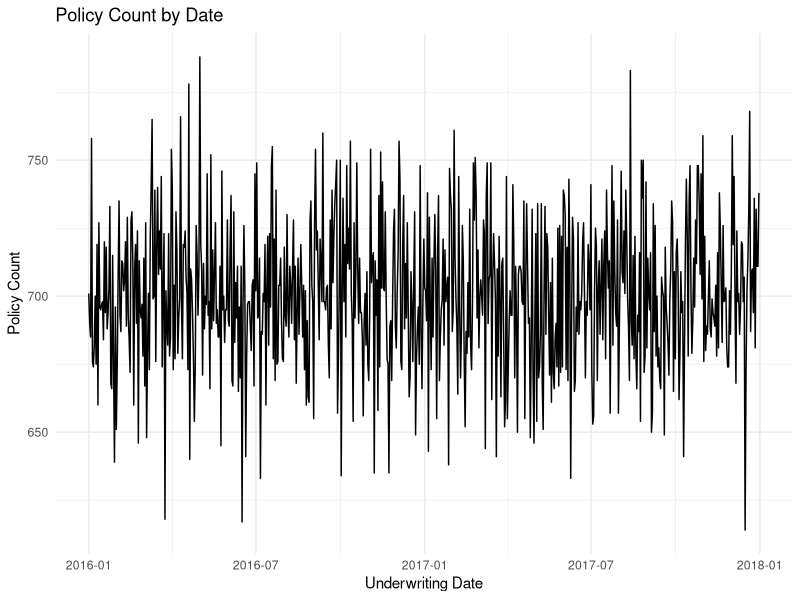
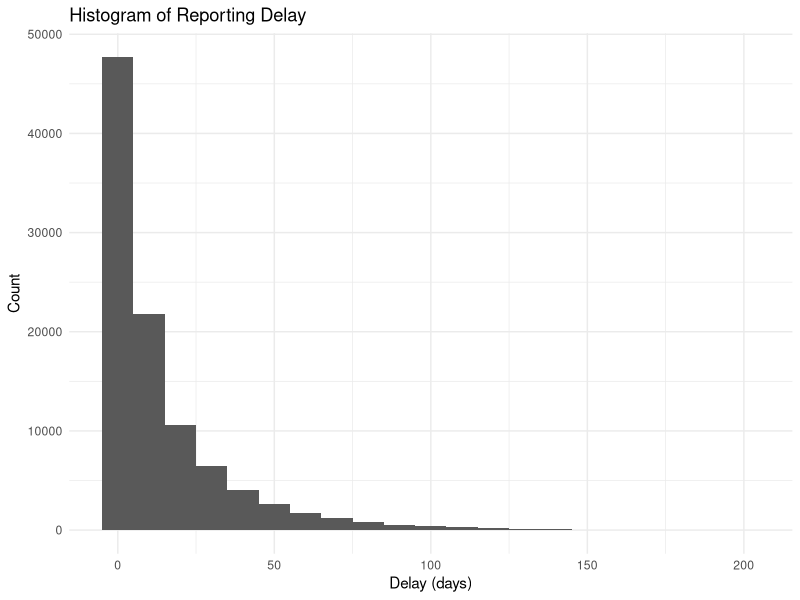
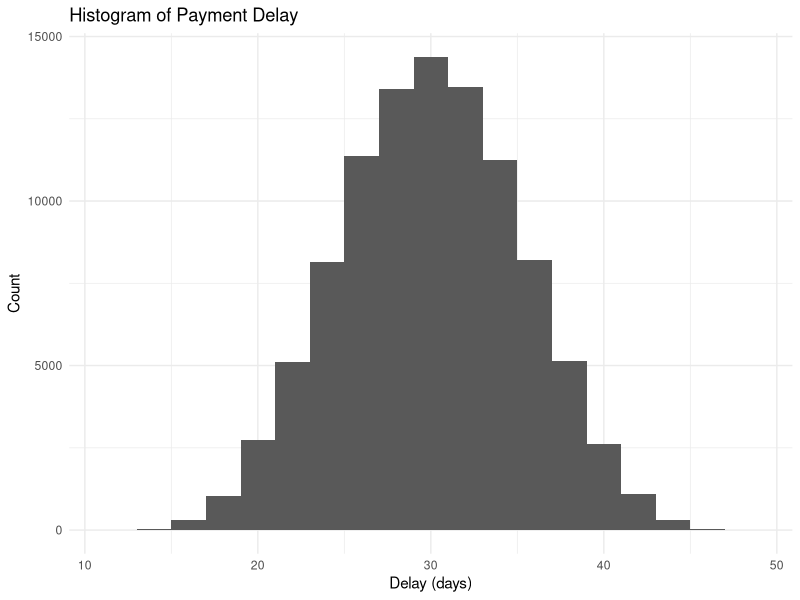
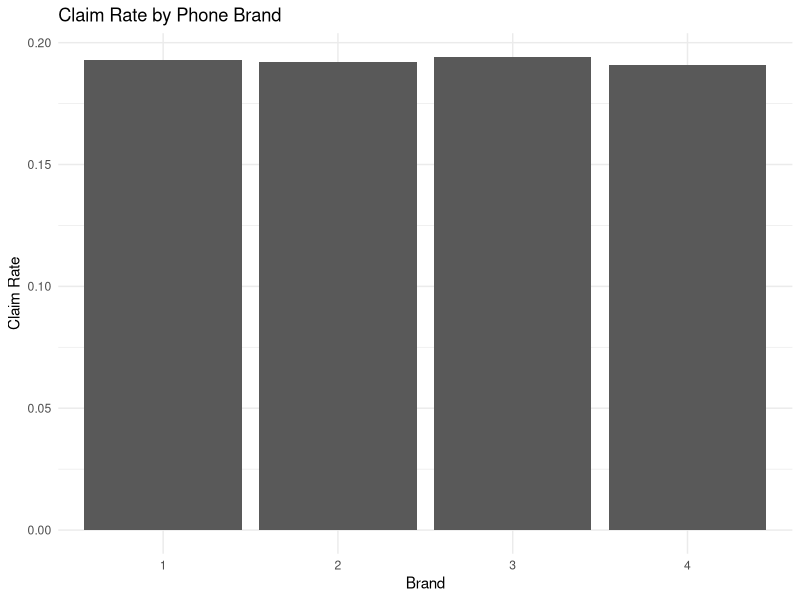
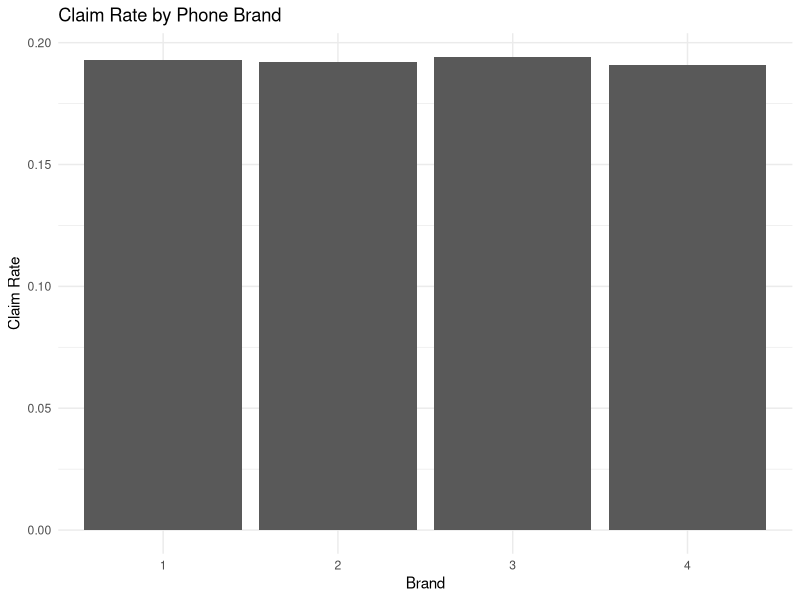
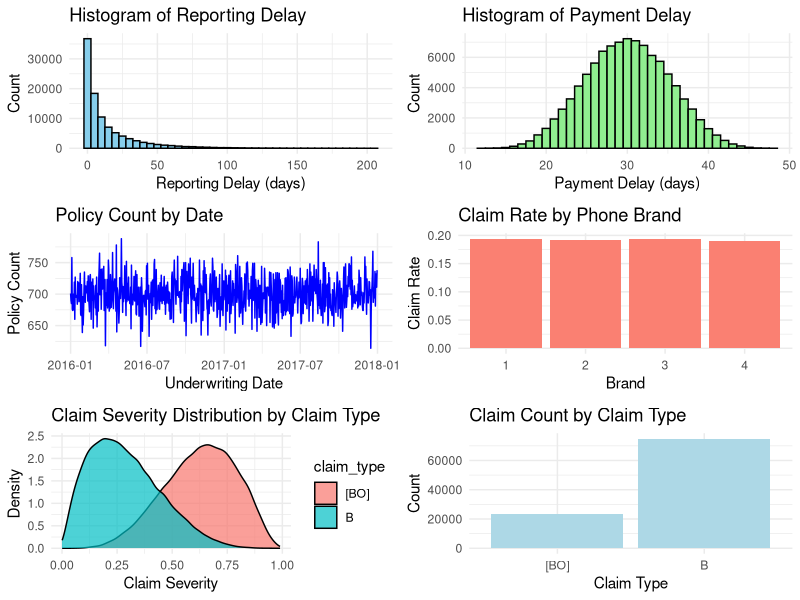
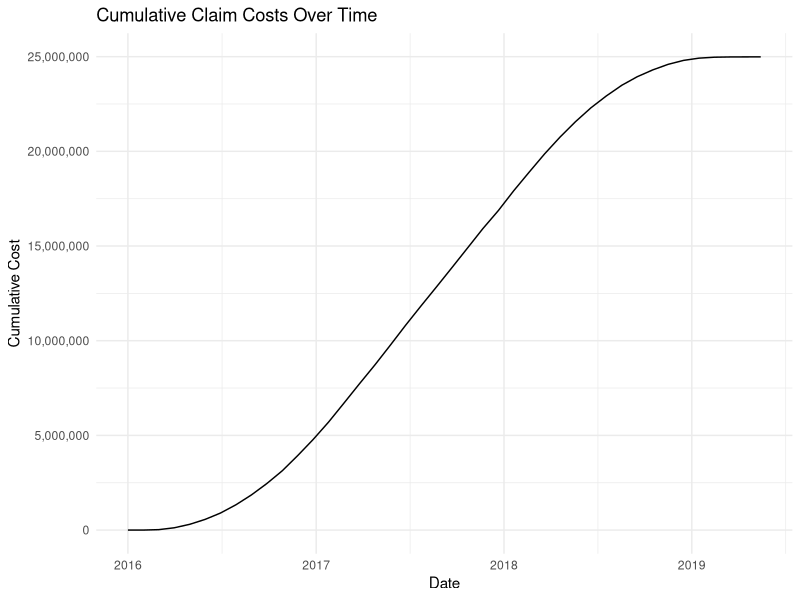

Write the R code that produced these figures, in order.
# Step 1: Set up the environment
library(data.table)
library(magrittr)
library(lubridate)
library(ggplot2)
library(cowplot)
library(kableExtra)

# Step 2: Create Policy Dataset

# a. Generate policy dates
dt_policydates <- data.table(date_UW = seq(as.Date("2016/1/1"), as.Date("2017/12/31"), by = "day"))

# Generate policy counts
dt_policydates[, policycount := rpois(.N, 700)]

# Calculate lapse date and exposure days
dt_policydates[, ':='(
  date_lapse = date_UW %m+% years(1),
  expodays = as.integer(date_UW %m+% years(1) - date_UW)
)]

# Create policy prefix
dt_policydates[, pol_prefix := year(date_UW)*10000 + month(date_UW)*100 + mday(date_UW)]

# b. Add policy coverage types
dt_policydates[, ':='(
  Cover_B = round(policycount * 0.25),
  Cover_BO = round(policycount * 0.45)
)]
dt_policydates[, Cover_BOT := policycount - Cover_B - Cover_BO]

# Verify the results
print(head(dt_policydates))

# c. Create policy transaction file
dt_policy <- dt_policydates[rep(1:.N, policycount)]
dt_policy[, pol_seq := seq_len(.N), by = .(date_UW)]
dt_policy[, pol_number := as.character(pol_prefix * 10000 + pol_seq)]

# Assign coverage types
dt_policy[, Cover := 'BO']
dt_policy[, cum_cover := cumsum(Cover_B + Cover_BOT), by = date_UW]
dt_policy[pol_seq <= cum_cover, Cover := 'BOT']
dt_policy[, cum_cover := cumsum(Cover_B), by = date_UW]
dt_policy[pol_seq <= cum_cover, Cover := 'B']
dt_policy[, cum_cover := NULL]

# d. Add more policy details
dt_policy[, Brand := rep(rep(c(1,2,3,4), c(9,6,3,2)), length.out = .N)]
dt_policy[, Base_Price := rep(rep(c(600,550,300,150), c(9,6,3,2)), length.out = .N)]

# Add Model and Model multiplier
for (eachBrand in unique(dt_policy$Brand)) {
  dt_policy[Brand == eachBrand, ':='(
    Model = rep(rep(c(3,2,1,0), c(10, 7, 2, 1)), length.out = .N),
    Model_mult = rep(rep(c(1.15^3, 1.15^2, 1.15^1, 1), c(10, 7, 2, 1)), length.out = .N)
  )]
}

# Calculate final price
dt_policy[, Price := ceiling(Base_Price * Model_mult)]

# e. Finalize policy dataset
cols_policy <- c("pol_number", "date_UW", "date_lapse", "Cover", "Brand", "Model", "Price")
dt_policy <- dt_policy[, ..cols_policy]

# Display the first few rows of the policy dataset
kable(head(dt_policy), "html") %>%
  kable_styling("striped") %>%
  scroll_box(width = "100%")

# Visualize policy count by date
ggplot(dt_policydates, aes(x = date_UW, y = policycount)) +
  geom_line() +
  labs(title = "Policy Count by Date", x = "Underwriting Date", y = "Policy Count") +
  theme_minimal()


# Assuming dt_policy is already created from previous steps

library(data.table)

# Function to sample policies and generate claims
generate_claims <- function(dt_policy, coverage, sample_rate, severity_alpha, severity_beta) {
  policies <- dt_policy[Cover %like% coverage, which = TRUE]
  n_claims <- floor(length(policies) * sample_rate)
  sampled_policies <- sample(policies, n_claims)
  
  data.table(
    pol_number = dt_policy$pol_number[sampled_policies],
    claim_type = coverage,
    claim_sev = rbeta(n_claims, severity_alpha, severity_beta)
  )
}

# a. Generate Breakage claims
dt_claim_B <- generate_claims(dt_policy, "B", 0.15, 2, 5)

# b. Generate Oxidation claims
dt_claim_O <- generate_claims(dt_policy, "[BO]", 0.05, 5, 3)

# c. Generate Theft claims
dt_claim_T <- rbindlist(lapply(0:3, function(model) {
  policies <- dt_policy[Cover == "BOT" & Model == model, which = TRUE]
  sample_rate <- 0.05 * (model + 1)
  n_claims <- floor(length(policies) * sample_rate)
  sampled_policies <- sample(policies, n_claims)
  
  data.table(
    pol_number = dt_policy$pol_number[sampled_policies],
    claim_type = "T",
    claim_sev = rbeta(n_claims, 5, 0.5)
  )
}))

# d. Combine all claims and add policy details
dt_claim <- rbindlist(list(dt_claim_B, dt_claim_O, dt_claim_T))
dt_claim[dt_policy, on = "pol_number", ':='(
  date_UW = i.date_UW,
  date_lapse = i.date_lapse,
  Price = i.Price,
  Brand = i.Brand,
  Model = i.Model
)]

# e. Generate claim dates
dt_claim[, ':='(
  date_occur = date_UW + runif(.N) * as.numeric(date_lapse - date_UW),
  delay_report = rbeta(.N, 0.4, 10) * 365,
  delay_pay = 10 + rbeta(.N, 7, 7) * 40
)]

# Calculate date_report in a separate step
dt_claim[, date_report := date_occur + delay_report]

# Now calculate date_pay
dt_claim[, date_pay := date_report + delay_pay]

# Convert date columns to Date class
dt_claim[, ':='(
  date_occur = as.Date(date_occur, origin = "1970-01-01"),
  date_report = as.Date(date_report, origin = "1970-01-01"),
  date_pay = as.Date(date_pay, origin = "1970-01-01")
)]

# Remove temporary columns
dt_claim[, ':='(delay_report = NULL, delay_pay = NULL)]

# Verify the results
print(head(dt_claim))

# f. Calculate claim costs
dt_claim[, claim_cost := round(Price * claim_sev)]

# g. Assign unique claim numbers
dt_claim[, clm_prefix := year(date_occur)*10000 + month(date_occur)*100 + mday(date_occur)]
dt_claim[, clm_seq := seq_len(.N), by = clm_prefix]
dt_claim[, clm_number := as.character(clm_prefix * 10000 + clm_seq)]

# h. Implement competing hazards model
setorder(dt_claim, pol_number, date_occur)
dt_claim <- dt_claim[!duplicated(pol_number)]

# i. Finalize claim dataset
cols_claim <- c("clm_number", "pol_number", "claim_type", "claim_sev",
                "date_occur", "date_report", "date_pay", "claim_cost")
dt_claim <- dt_claim[, ..cols_claim]

# Display the first few rows of the claim dataset
kable(head(dt_claim), "html") %>%
  kable_styling("striped") %>%
  scroll_box(width = "100%")

# Save the dataset (optional)
# save(dt_claim, file = "dt_claim.rda")

# Visualizations for validation
library(ggplot2)

# Histogram of reporting delay
ggplot(dt_claim, aes(x = as.numeric(date_report - date_occur))) +
  geom_histogram(binwidth = 10) +
  labs(title = "Histogram of Reporting Delay", x = "Delay (days)", y = "Count") +
  theme_minimal()

# Histogram of payment delay
ggplot(dt_claim, aes(x = as.numeric(date_pay - date_report))) +
  geom_histogram(binwidth = 2) +
  labs(title = "Histogram of Payment Delay", x = "Delay (days)", y = "Count") +
  theme_minimal()



# First, let's check the structure of dt_claim
print(str(dt_claim))

# Check the names of columns in dt_claim
print(names(dt_claim))

# If 'Brand' is not in dt_claim, let's add it from dt_policy
if(!"Brand" %in% names(dt_claim)) {
  dt_claim <- merge(dt_claim, dt_policy[, .(pol_number, Brand)], by = "pol_number", all.x = TRUE)
}

# Now let's try to calculate the claim rate again
claim_rate <- dt_claim[, .(claim_count = .N), by = Brand]
policy_count <- dt_policy[, .(policy_count = .N), by = Brand]

# Merge claim count and policy count
claim_rate <- merge(claim_rate, policy_count, by = "Brand", all = TRUE)

# Calculate claim rate
claim_rate[, claim_rate := claim_count / policy_count]

# Display the claim rate data
print(claim_rate)

# Create the plot
library(ggplot2)
ggplot(claim_rate, aes(x = as.factor(Brand), y = claim_rate)) +
  geom_bar(stat = "identity") +
  labs(title = "Claim Rate by Phone Brand", x = "Brand", y = "Claim Rate") +
  theme_minimal()

# If the plot doesn't appear, try printing it explicitly
print(last_plot())


library(ggplot2)
library(data.table)

# a. Histogram of reporting delay
plot_reporting_delay <- ggplot(dt_claim, aes(x = as.numeric(date_report - date_occur))) +
  geom_histogram(binwidth = 5, fill = "skyblue", color = "black") +
  labs(title = "Histogram of Reporting Delay",
       x = "Reporting Delay (days)",
       y = "Count") +
  theme_minimal()

# b. Histogram of payment delay
plot_payment_delay <- ggplot(dt_claim, aes(x = as.numeric(date_pay - date_report))) +
  geom_histogram(binwidth = 1, fill = "lightgreen", color = "black") +
  labs(title = "Histogram of Payment Delay",
       x = "Payment Delay (days)",
       y = "Count") +
  theme_minimal()

# c. Plot of policy count by date
plot_policy_count <- ggplot(dt_policydates, aes(x = date_UW, y = policycount)) +
  geom_line(color = "blue") +
  labs(title = "Policy Count by Date",
       x = "Underwriting Date",
       y = "Policy Count") +
  theme_minimal()

# d. Plot of claim rate by phone brand
claim_rate <- dt_claim[, .(claim_count = .N), by = Brand][
  dt_policy[, .(policy_count = .N), by = Brand],
  on = "Brand"
][, claim_rate := claim_count / policy_count]

plot_claim_rate <- ggplot(claim_rate, aes(x = as.factor(Brand), y = claim_rate)) +
  geom_bar(stat = "identity", fill = "salmon") +
  labs(title = "Claim Rate by Phone Brand",
       x = "Brand",
       y = "Claim Rate") +
  theme_minimal()

# e. Other relevant summary statistics and visualizations

# Claim severity distribution by claim type
plot_claim_severity <- ggplot(dt_claim, aes(x = claim_sev, fill = claim_type)) +
  geom_density(alpha = 0.7) +
  labs(title = "Claim Severity Distribution by Claim Type",
       x = "Claim Severity",
       y = "Density") +
  theme_minimal()

# Claim count by claim type
claim_type_count <- dt_claim[, .N, by = claim_type]
plot_claim_type <- ggplot(claim_type_count, aes(x = claim_type, y = N)) +
  geom_bar(stat = "identity", fill = "lightblue") +
  labs(title = "Claim Count by Claim Type",
       x = "Claim Type",
       y = "Count") +
  theme_minimal()

# Summary statistics
summary_stats <- dt_claim[, .(
  mean_severity = mean(claim_sev),
  median_severity = median(claim_sev),
  mean_cost = mean(claim_cost),
  median_cost = median(claim_cost),
  mean_reporting_delay = mean(as.numeric(date_report - date_occur)),
  mean_payment_delay = mean(as.numeric(date_pay - date_report))
), by = claim_type]

print(summary_stats)

# Display all plots
library(gridExtra)
grid.arrange(plot_reporting_delay, plot_payment_delay, plot_policy_count, 
             plot_claim_rate, plot_claim_severity, plot_claim_type, 
             ncol = 2)




# Ensure required libraries are loaded
library(data.table)

# Step 1: Review existing datasets
print(str(dt_policy))
print(str(dt_claim))

# Step 2: Identify common keys
# The common key is 'pol_number'

# Step 3: Create joined dataset
dt_polclaim <- dt_policy[dt_claim, on = "pol_number", nomatch = 0]

# Step 4: Ensure all relevant features are included
# Add any missing features from dt_policy that aren't in dt_claim
policy_cols <- setdiff(names(dt_policy), names(dt_polclaim))
if (length(policy_cols) > 0) {
  dt_polclaim[dt_policy, on = "pol_number", (policy_cols) := mget(paste0("i.", policy_cols))]
}

# Step 5: Add a flag for policies with claims
dt_polclaim[, has_claim := TRUE]

# Step 6: Add policies without claims
dt_polclaim <- rbindlist(list(
  dt_polclaim,
  dt_policy[!pol_number %in% dt_polclaim$pol_number][, has_claim := FALSE]
), fill = TRUE)

# Step 7: Set keys for efficient processing
setkey(dt_polclaim, pol_number, date_UW)

# Step 8: Review the joined dataset
print(str(dt_polclaim))
print(head(dt_polclaim))
print(summary(dt_polclaim))

# Step 9: Check for any unexpected NULL or NA values
print(dt_polclaim[, lapply(.SD, function(x) sum(is.na(x))), .SDcols = names(dt_polclaim)])

# Ensure required libraries are loaded
library(data.table)
library(lubridate)

# Step 1: Define time slices
min_date <- min(dt_polclaim$date_UW)
max_date <- max(dt_polclaim$date_pay, na.rm = TRUE)
time_slices <- seq(floor_date(min_date, "month"), ceiling_date(max_date, "month"), by = "30 days")

# Step 2: Create a function to calculate cumulative claim costs
calculate_cumulative_cost <- function(payment_date, cost, slice_date) {
  ifelse(payment_date <= slice_date, cost, 0)
}

# Step 3: Add time slice columns to the dataset
for (i in seq_along(time_slices)) {
  slice_date <- time_slices[i]
  col_name <- paste0("cumulative_cost_", format(slice_date, "%Y%m%d"))
  
  dt_polclaim[, (col_name) := calculate_cumulative_cost(date_pay, claim_cost, slice_date)]
}

# Step 4: Calculate total cumulative cost for each policy
cumulative_cols <- grep("cumulative_cost_", names(dt_polclaim), value = TRUE)
dt_polclaim[, total_cumulative_cost := rowSums(.SD, na.rm = TRUE), .SDcols = cumulative_cols]

# Step 5: Verify the results
print(head(dt_polclaim[has_claim == TRUE, c("pol_number", "date_pay", "claim_cost", ..cumulative_cols, "total_cumulative_cost")]))

# Step 6: Summarize time-sliced data
summary_stats <- dt_polclaim[, .(
  total_policies = .N,
  policies_with_claims = sum(has_claim),
  total_claim_cost = sum(claim_cost, na.rm = TRUE),
  max_cumulative_cost = max(total_cumulative_cost, na.rm = TRUE)
)]
print(summary_stats)

# Step 7: Plot cumulative claim costs over time
library(ggplot2)

cumulative_totals <- dt_polclaim[, lapply(.SD, sum, na.rm = TRUE), .SDcols = cumulative_cols]
library(data.table)
cumulative_totals_long <- melt(as.data.table(cumulative_totals), 
                               measure.vars = cumulative_cols, 
                               variable.name = "date", 
                               value.name = "cumulative_cost")

cumulative_totals_long <- data.table(
  date = as.Date(substr(names(cumulative_totals), 17, 24), format = "%Y%m%d"),
  cumulative_cost = as.numeric(cumulative_totals)
)
ggplot(cumulative_totals_long, aes(x = date, y = cumulative_cost)) +
  geom_line() +
  theme_minimal() +
  labs(title = "Cumulative Claim Costs Over Time",
       x = "Date",
       y = "Cumulative Cost") +
  scale_y_continuous(labels = scales::comma)

#Optional: Save the updated dataset
save(dt_polclaim, file = "dt_polclaim_timesliced.RData")
